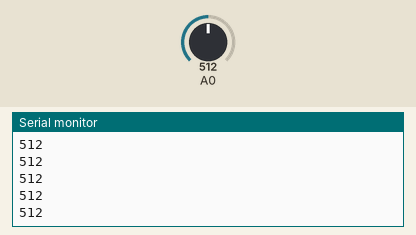
Bench run of a sketch on a simulated Arduino Uno, built with avr-gcc and run on an emulated ATmega328P. Shown: the last lines printed to the serial monitor. The test bench sets the inputs (shaded band); at power-on: A0 = 512.

Above: at 1.2 s.
1.3 s: A0 set to 716
At 1.31 s:
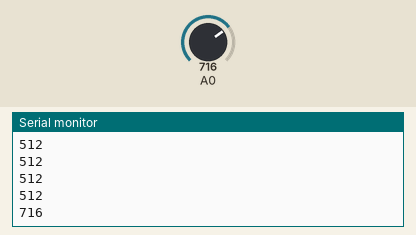
2.8 s: A0 set to 900
At 2.81 s:
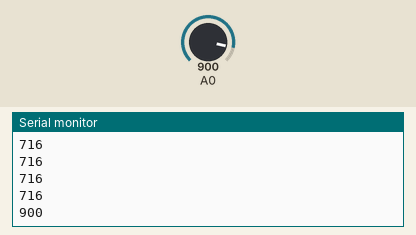
Timing chart, 0 to 5.8 s (numbered marks = the images above; inputs shaded):
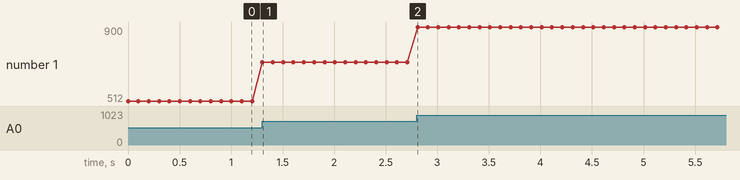

The sketch:

Potensio_1.ino
```cpp
void setup() {

  Serial.begin(9600);
}

void loop() {

  int nilaiADC = analogRead(A0);

  Serial.println(nilaiADC);

  delay(100);
}
 
```

Measured:
- after the input at 1.3 s, the serial monitor: prints a new line at once (image 1)
- after the input at 2.8 s, the serial monitor: prints a new line at once (image 2)
- plotted number 1: 512 → 716 after the input at 1.3 s, 716 → 900 after the input at 2.8 s
